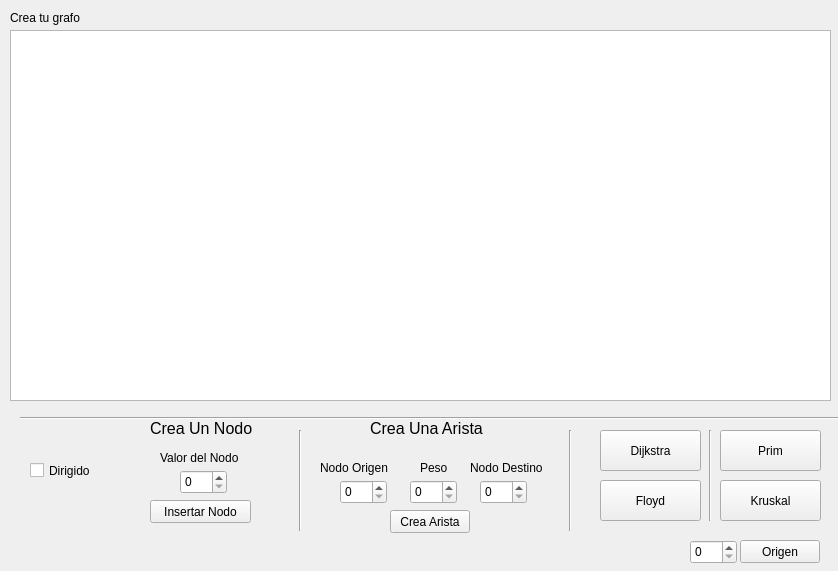
<?xml version="1.0" encoding="UTF-8"?>
<ui version="4.0">
 <class>GrafoGraph</class>
 <widget class="QWidget" name="GrafoGraph">
  <property name="geometry">
   <rect>
    <x>0</x>
    <y>0</y>
    <width>838</width>
    <height>571</height>
   </rect>
  </property>
  <property name="windowTitle">
   <string>Form</string>
  </property>
  <widget class="QGraphicsView" name="graphicsView">
   <property name="geometry">
    <rect>
     <x>10</x>
     <y>30</y>
     <width>821</width>
     <height>371</height>
    </rect>
   </property>
  </widget>
  <widget class="Line" name="line_2">
   <property name="geometry">
    <rect>
     <x>20</x>
     <y>410</y>
     <width>821</width>
     <height>16</height>
    </rect>
   </property>
   <property name="orientation">
    <enum>Qt::Horizontal</enum>
   </property>
  </widget>
  <widget class="QLabel" name="label">
   <property name="geometry">
    <rect>
     <x>10</x>
     <y>10</y>
     <width>81</width>
     <height>16</height>
    </rect>
   </property>
   <property name="text">
    <string>Crea tu grafo</string>
   </property>
  </widget>
  <widget class="QSpinBox" name="Nodo_value">
   <property name="geometry">
    <rect>
     <x>180</x>
     <y>470</y>
     <width>47</width>
     <height>24</height>
    </rect>
   </property>
  </widget>
  <widget class="QSpinBox" name="OValue">
   <property name="geometry">
    <rect>
     <x>340</x>
     <y>480</y>
     <width>47</width>
     <height>24</height>
    </rect>
   </property>
  </widget>
  <widget class="QSpinBox" name="Peso">
   <property name="geometry">
    <rect>
     <x>410</x>
     <y>480</y>
     <width>47</width>
     <height>24</height>
    </rect>
   </property>
  </widget>
  <widget class="QSpinBox" name="DValue">
   <property name="geometry">
    <rect>
     <x>480</x>
     <y>480</y>
     <width>47</width>
     <height>24</height>
    </rect>
   </property>
  </widget>
  <widget class="QPushButton" name="AddNodo">
   <property name="geometry">
    <rect>
     <x>150</x>
     <y>500</y>
     <width>101</width>
     <height>23</height>
    </rect>
   </property>
   <property name="text">
    <string>Insertar Nodo</string>
   </property>
  </widget>
  <widget class="QPushButton" name="AddArista">
   <property name="geometry">
    <rect>
     <x>390</x>
     <y>510</y>
     <width>80</width>
     <height>23</height>
    </rect>
   </property>
   <property name="text">
    <string>Crea Arista</string>
   </property>
  </widget>
  <widget class="QLabel" name="label_2">
   <property name="geometry">
    <rect>
     <x>150</x>
     <y>420</y>
     <width>131</width>
     <height>16</height>
    </rect>
   </property>
   <property name="font">
    <font>
     <pointsize>12</pointsize>
    </font>
   </property>
   <property name="text">
    <string>Crea Un Nodo</string>
   </property>
  </widget>
  <widget class="QLabel" name="label_3">
   <property name="geometry">
    <rect>
     <x>370</x>
     <y>420</y>
     <width>131</width>
     <height>16</height>
    </rect>
   </property>
   <property name="font">
    <font>
     <pointsize>12</pointsize>
    </font>
   </property>
   <property name="text">
    <string>Crea Una Arista</string>
   </property>
  </widget>
  <widget class="QLabel" name="label_4">
   <property name="geometry">
    <rect>
     <x>320</x>
     <y>460</y>
     <width>81</width>
     <height>16</height>
    </rect>
   </property>
   <property name="text">
    <string>Nodo Origen</string>
   </property>
  </widget>
  <widget class="QLabel" name="label_5">
   <property name="geometry">
    <rect>
     <x>420</x>
     <y>460</y>
     <width>31</width>
     <height>16</height>
    </rect>
   </property>
   <property name="text">
    <string>Peso</string>
   </property>
  </widget>
  <widget class="QLabel" name="label_6">
   <property name="geometry">
    <rect>
     <x>470</x>
     <y>460</y>
     <width>81</width>
     <height>16</height>
    </rect>
   </property>
   <property name="text">
    <string>Nodo Destino</string>
   </property>
  </widget>
  <widget class="QLabel" name="label_7">
   <property name="geometry">
    <rect>
     <x>160</x>
     <y>450</y>
     <width>91</width>
     <height>16</height>
    </rect>
   </property>
   <property name="text">
    <string>Valor del Nodo</string>
   </property>
  </widget>
  <widget class="QPushButton" name="Dijkstra">
   <property name="geometry">
    <rect>
     <x>600</x>
     <y>430</y>
     <width>101</width>
     <height>41</height>
    </rect>
   </property>
   <property name="text">
    <string>Dijkstra</string>
   </property>
  </widget>
  <widget class="QPushButton" name="Floyd">
   <property name="geometry">
    <rect>
     <x>600</x>
     <y>480</y>
     <width>101</width>
     <height>41</height>
    </rect>
   </property>
   <property name="text">
    <string>Floyd</string>
   </property>
  </widget>
  <widget class="QPushButton" name="Prim">
   <property name="geometry">
    <rect>
     <x>720</x>
     <y>430</y>
     <width>101</width>
     <height>41</height>
    </rect>
   </property>
   <property name="text">
    <string>Prim</string>
   </property>
  </widget>
  <widget class="QPushButton" name="Kruskal">
   <property name="geometry">
    <rect>
     <x>720</x>
     <y>480</y>
     <width>101</width>
     <height>41</height>
    </rect>
   </property>
   <property name="text">
    <string>Kruskal</string>
   </property>
  </widget>
  <widget class="Line" name="line">
   <property name="geometry">
    <rect>
     <x>290</x>
     <y>430</y>
     <width>20</width>
     <height>101</height>
    </rect>
   </property>
   <property name="orientation">
    <enum>Qt::Vertical</enum>
   </property>
  </widget>
  <widget class="Line" name="line_3">
   <property name="geometry">
    <rect>
     <x>560</x>
     <y>430</y>
     <width>20</width>
     <height>101</height>
    </rect>
   </property>
   <property name="orientation">
    <enum>Qt::Vertical</enum>
   </property>
  </widget>
  <widget class="QCheckBox" name="Dirigido">
   <property name="geometry">
    <rect>
     <x>30</x>
     <y>460</y>
     <width>85</width>
     <height>21</height>
    </rect>
   </property>
   <property name="text">
    <string>Dirigido</string>
   </property>
  </widget>
  <widget class="Line" name="line_4">
   <property name="geometry">
    <rect>
     <x>700</x>
     <y>430</y>
     <width>20</width>
     <height>91</height>
    </rect>
   </property>
   <property name="orientation">
    <enum>Qt::Vertical</enum>
   </property>
  </widget>
  <widget class="QSpinBox" name="init">
   <property name="geometry">
    <rect>
     <x>690</x>
     <y>540</y>
     <width>47</width>
     <height>24</height>
    </rect>
   </property>
  </widget>
  <widget class="QPushButton" name="origen">
   <property name="geometry">
    <rect>
     <x>740</x>
     <y>540</y>
     <width>80</width>
     <height>23</height>
    </rect>
   </property>
   <property name="text">
    <string>Origen</string>
   </property>
  </widget>
 </widget>
 <resources/>
 <connections/>
</ui>
